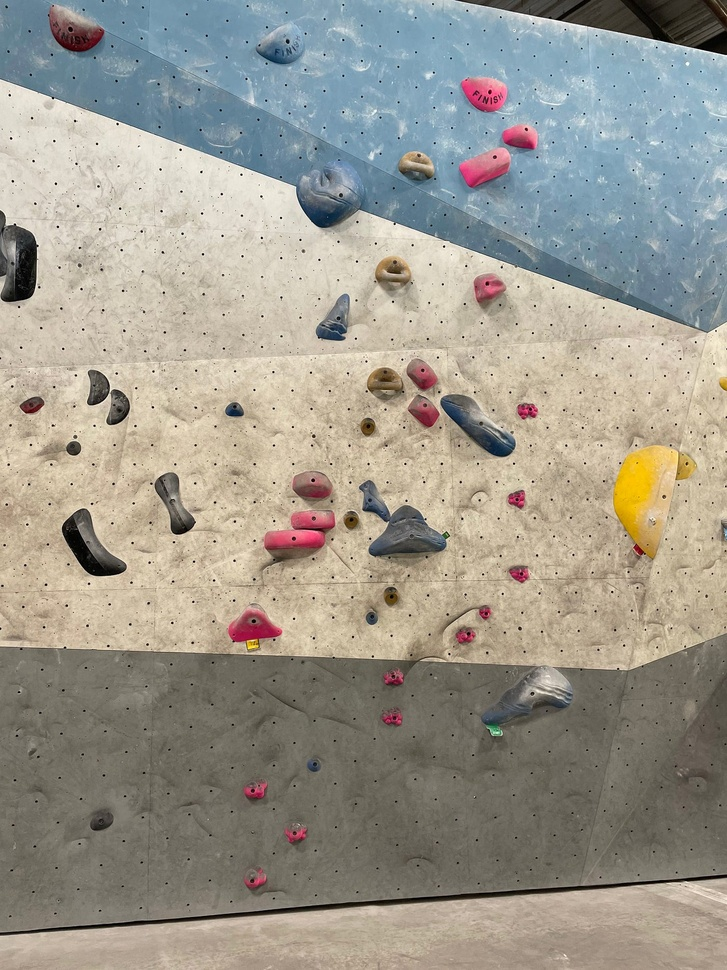
#> input picture assets/climbing_examples/climbing_wall.jpg, 727 x 970 px, shrunk from 1400 x 1867 before the run, found by its file name
$ python segment_holds.py
#> lines starting #> are read from the running program, lines starting #| are printed output that depends on the picture; after the words box and inside, x2 and y2 are one past the last pixel; in counts of white or black regions, pixels touching at a corner belong together
import cv2
import numpy as np

# Load the image of the climbing wall
image_path = 'assets/climbing_examples/climbing_wall.jpg'
image = cv2.imread(image_path)
#> image is the input picture: shape (970, 727, 3); mean B, G, R 142.1, 152.9, 157
if image is None:
    raise Exception("Image not found. Check the file path.")

# Convert image to HSV
hsv = cv2.cvtColor(image, cv2.COLOR_BGR2HSV)
#> hsv: shape (970, 727, 3); mean H, S, V 39, 51.5, 165.8

# ----------- Process Pink Holds & Draw Arrows (Your existing code) -----------
# Define HSV range for pink holds
lower_pink = np.array([150, 50, 50])
upper_pink = np.array([180, 255, 255])
mask_pink = cv2.inRange(hsv, lower_pink, upper_pink)
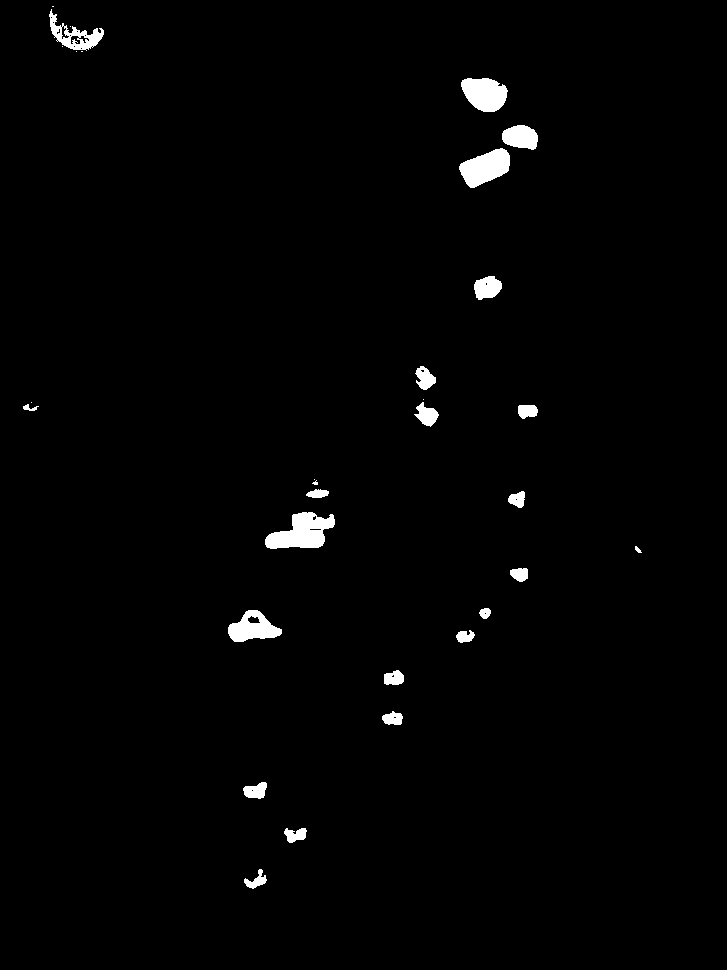
#> mask_pink: shape (970, 727); 1.4% white; 31 white regions (9 under 20 px)

# Find contours in the pink mask
contours, hierarchy = cv2.findContours(mask_pink, cv2.RETR_EXTERNAL, cv2.CHAIN_APPROX_SIMPLE)
#> contours = 31 contours, 10 with area under 20; largest, box (x1, y1, x2, y2) and area: (265, 512, 335, 549) 1520, (459, 148, 510, 188) 1226, (461, 78, 508, 112) 1130, (228, 610, 282, 642) 1018, (49, 9, 104, 51) 832
bounding_boxes = []

for contour in contours:
    area = cv2.contourArea(contour)
    if area > 500:  # adjust threshold as needed
        x, y, w, h = cv2.boundingRect(contour)
        bounding_boxes.append((x, y, w, h))
        cv2.rectangle(image, (x, y), (x + w, y + h), (0, 255, 0), 2)
#> this loop made 31 passes
#> (area, x, y, w, h) on passes 7, 11, 23, 24, 25, 30: (1018.5, 228, 610, 54, 32), (1519.5, 265, 512, 70, 37), (1225.5, 459, 148, 51, 40), (637.5, 502, 125, 36, 25), (1129.5, 461, 78, 47, 34), (832.5, 49, 9, 55, 42)
#> area on passes 1 to 6: 167.5, 196.5, 254, 189, 212, 142
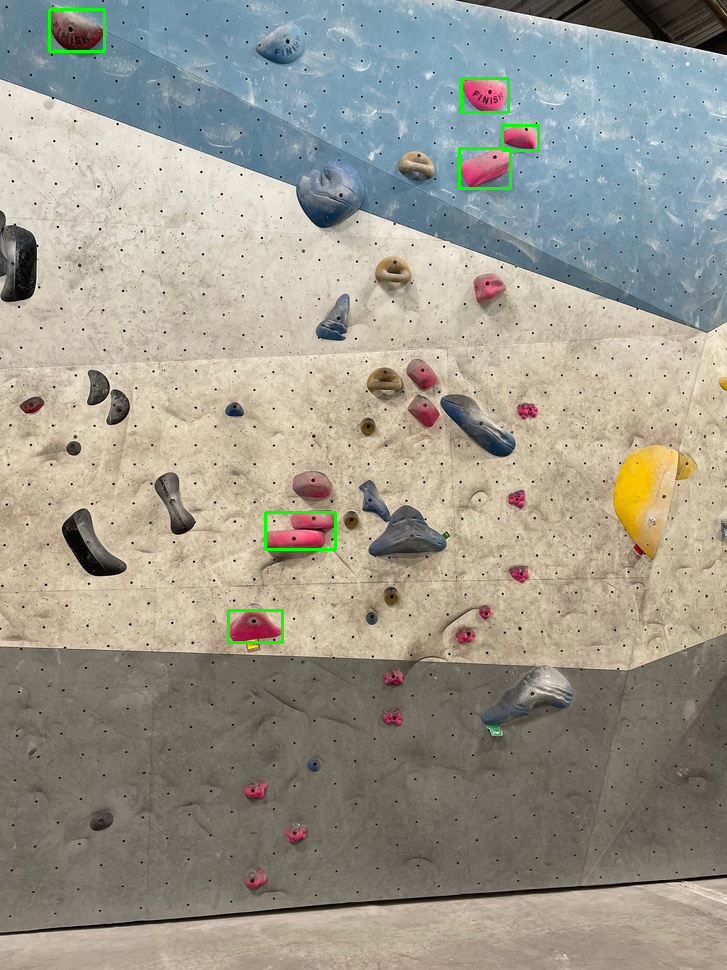
#> image: shape (970, 727, 3); 0.44% of pixels changed, all inside (x1, y1, x2, y2) = (48, 8, 540, 644)
#> after the loop, bounding_boxes = [(228, 610, 54, 32), (265, 512, 70, 37), (459, 148, 51, 40), (502, 125, 36, 25), (461, 78, 47, 34), (49, 9, 55, 42)]

# Sort bounding boxes by bottom coordinate (largest y+h first)
sorted_boxes = sorted(bounding_boxes, key=lambda box: box[1] + box[3], reverse=True)
#> sorted_boxes has the same summary as bounding_boxes

# Draw arrows connecting the centers of each bounding box in sorted order
for i in range(len(sorted_boxes) - 1):
    x, y, w, h = sorted_boxes[i]
    start_point = (x + w // 2, y + h // 2)
    x2, y2, w2, h2 = sorted_boxes[i+1]
    end_point = (x2 + w2 // 2, y2 + h2 // 2)
    cv2.arrowedLine(image, start_point, end_point, (255, 0, 0), thickness=2, tipLength=0.05)
#> this loop made 5 passes
#> (x, y, w, h, start_point, x2, y2, w2) on passes 1 to 5: (228, 610, 54, 32, (255, 626), 265, 512, 70), (265, 512, 70, 37, (300, 530), 459, 148, 51), (459, 148, 51, 40, (484, 168), 502, 125, 36), (502, 125, 36, 25, (520, 137), 461, 78, 47), (461, 78, 47, 34, (484, 95), 49, 9, 55)
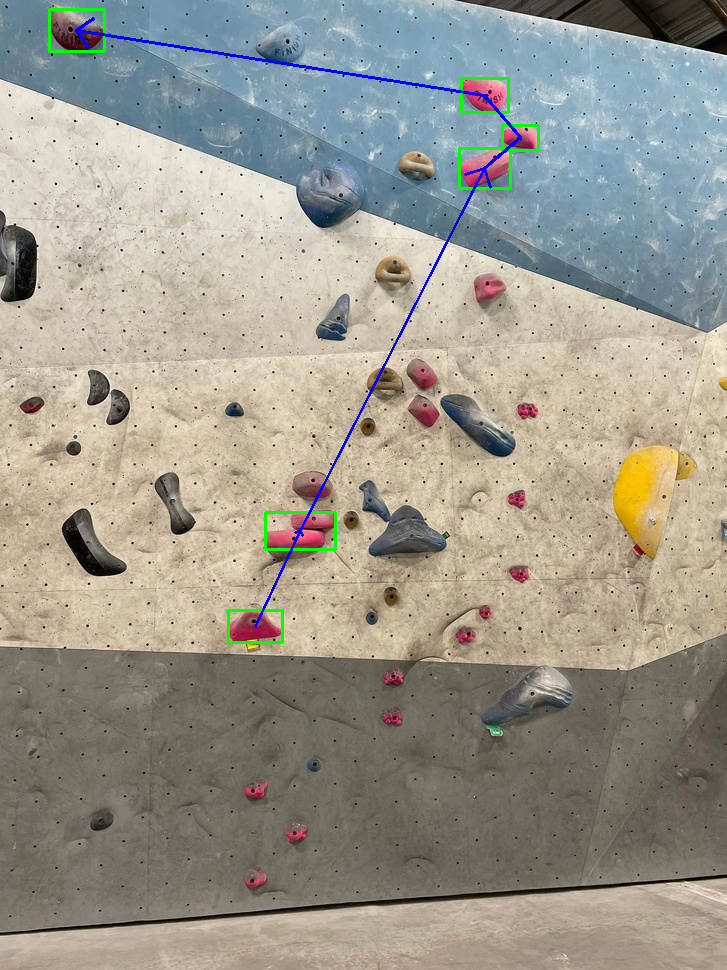
#> image: shape (970, 727, 3); 0.44% of pixels changed, all inside (x1, y1, x2, y2) = (75, 17, 522, 628)

# Show the result of pink processing
cv2.imshow('Pink Holds with Arrows', image)
cv2.waitKey(0)
cv2.destroyAllWindows()

# ----------- Process White Areas -----------
# Work on a fresh copy of the original image
image_white = cv2.imread(image_path)
hsv_white = cv2.cvtColor(image_white, cv2.COLOR_BGR2HSV)

# Adjusted thresholds for white:
lower_white = np.array([0, 0, 220])
upper_white = np.array([180, 30, 255])
mask_white = cv2.inRange(hsv_white, lower_white, upper_white)
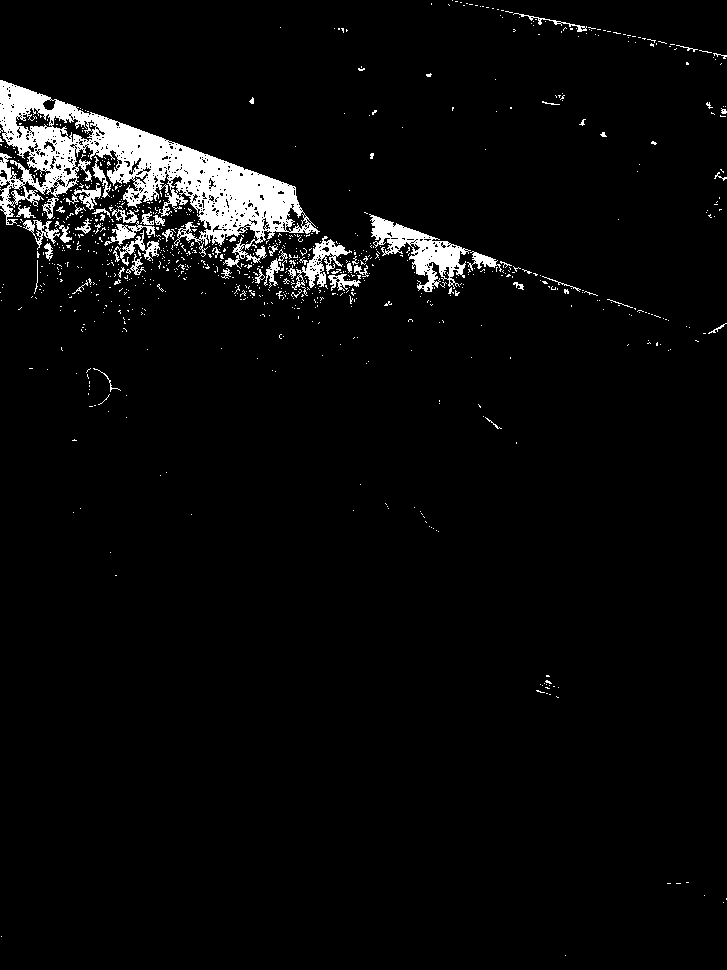
#> mask_white: shape (970, 727); 4.1% white; 887 white regions (825 under 20 px)

# Optionally, display the mask to debug:
# cv2.imshow('White Mask', mask_white)
# cv2.waitKey(0)

# Find contours for white areas
contours_white, _ = cv2.findContours(mask_white, cv2.RETR_EXTERNAL, cv2.CHAIN_APPROX_SIMPLE)
#> contours_white = 873 contours, 842 with area under 20; largest, box (x1, y1, x2, y2) and area: (0, 80, 320, 269) 20358, (369, 214, 471, 292) 2666, (292, 236, 352, 290) 914, (23, 220, 60, 250) 364, (104, 221, 155, 246) 357

for contour in contours_white:
    area = cv2.contourArea(contour)
    if area > 100:  # adjust the threshold to ignore noise
        x, y, w, h = cv2.boundingRect(contour)
        cv2.rectangle(image_white, (x, y), (x + w, y + h), (0, 0, 255), 2)
#> this loop made 873 passes
#> (area, x, y, w, h) on passes 337, 489, 509, 581, 605, 629, 635, 652, 674, 715, 733, 759: (189, 328, 274, 33, 17), (201.5, 467, 251, 35, 21), (182, 264, 249, 24, 39), (913.5, 292, 236, 60, 54), (317.5, 113, 230, 47, 36), (357, 104, 221, 51, 25), (364, 23, 220, 37, 30), (2666, 369, 214, 102, 78), (135, 112, 209, 26, 14), (124.5, 42, 197, 17, 22), (214, 74, 183, 27, 27), (136.5, 92, 156, 19, 42)
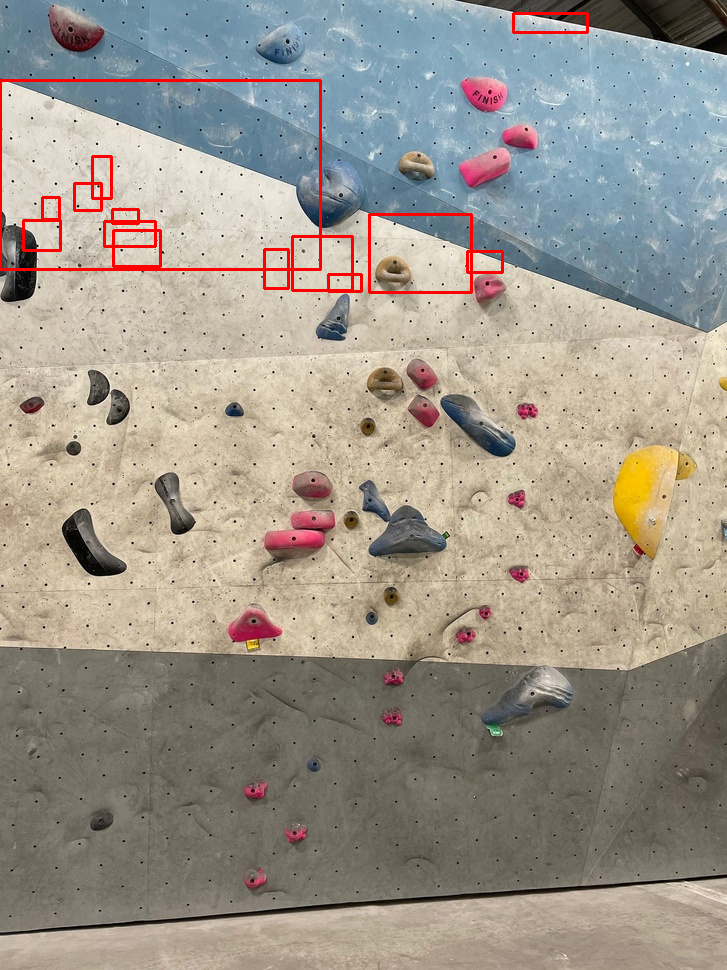
#> image_white: shape (970, 727, 3); 1.2% of pixels changed, all inside (x1, y1, x2, y2) = (0, 12, 589, 294)

# Display the result with white areas highlighted
cv2.imshow('White Areas Highlighted', image_white)
cv2.waitKey(0)
cv2.destroyAllWindows()
